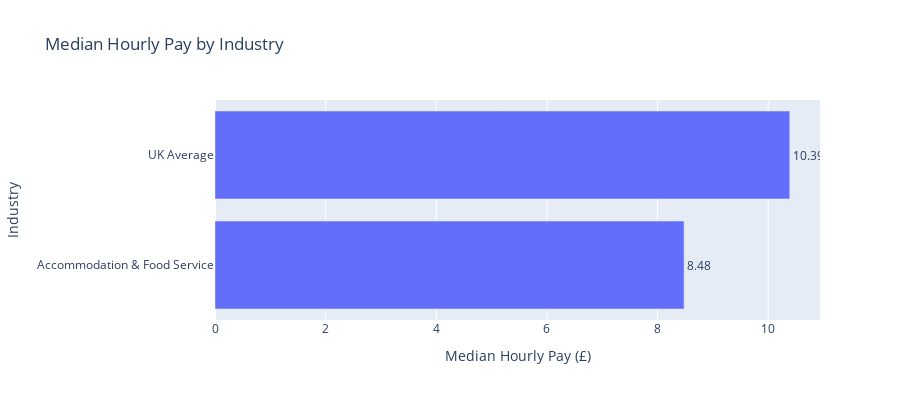

The code cell stored with this chart in its notebook:
### Markdown cell above
<b>Median Hourly Pay by Industry:</b>
<p>
    The horizontal bar chart compares the median hourly pay between the "Accommodation & Food Service" sector (hospitality sector) and the UK average. In April 2020, workers in the hospitality sector had a median hourly pay of £8.48, while the UK average was £10.39. This data highlights that the "Accommodation & Food Service" sector had the lowest median hourly pay among the 20 broad industrial sectors in the UK.
</p>
<p>
    The data also reveals that in 2019, 52% of workers in the hospitality sector are considered 'low paid,' earning below two-thirds of the median hourly pay, compared to 15% of all workers in the UK. Additionally, the hospitality sector had higher proportions of workers on 'non-standard' forms of employment, with 3% on zero-hour contracts compared to 2% of the whole economy and 9% on temporary contracts compared to 5% of all workers.
</p>

### Code cell
import plotly.graph_objects as go

# Data for median hourly pay and industry categories
categories = ['Accommodation & Food Service', 'UK Average']
median_hourly_pay = [8.48, 10.39]

# Create the horizontal bar chart
fig = go.Figure(go.Bar(
    x=median_hourly_pay,
    y=categories,
    orientation='h',
    text=median_hourly_pay,
    textposition='outside'
))

# Update the layout
fig.update_layout(
    title="Median Hourly Pay by Industry",
    xaxis_title="Median Hourly Pay (£)",
    yaxis_title="Industry",
    height=400  # Set the height to 400 pixels
)

# Show the graph
fig.show()

### Figure 1 — Plotly figure (JSON) as saved in the notebook; plotly's stock layout.template omitted (floating-point values rounded to 4 significant figures)
{"data": [{"orientation": "h", "text": ["8.48", "10.39"], "textposition": "outside", "type": "bar", "x": [8.48, 10.39], "y": ["Accommodation & Food Service", "UK Average"]}], "layout": {"height": 400, "title": {"text": "Median Hourly Pay by Industry"}, "xaxis": {"title": {"text": "Median Hourly Pay (£)"}}, "yaxis": {"title": {"text": "Industry"}}}}
